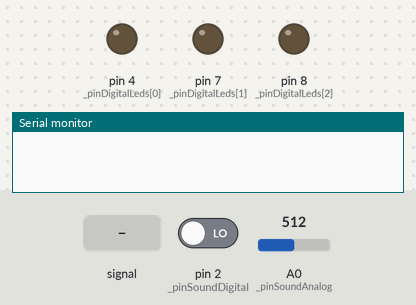
The sketch below on a simulated Arduino Uno, built with avr-gcc and run on an emulated ATmega328P. Shown: output pins drawn as LEDs (lit = HIGH), the last lines printed to the serial monitor. Inputs (shaded band) come from the test bench; at power-on: pin 2 (_pinSoundDigital) LOW, A0 (_pinSoundAnalog) = 512.

Above: at 3.7 s.
3.8 s: pin 2 (_pinSoundDigital) driven HIGH
At 4.8 s:
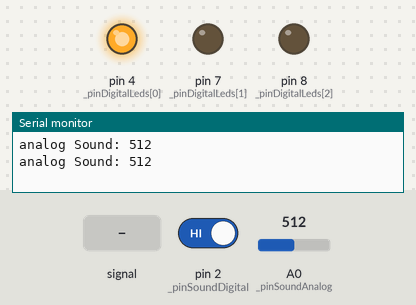
5.3 s: A0 (_pinSoundAnalog) fed a 200 Hz sine of ±81 counts around its level
At 6.0 s:
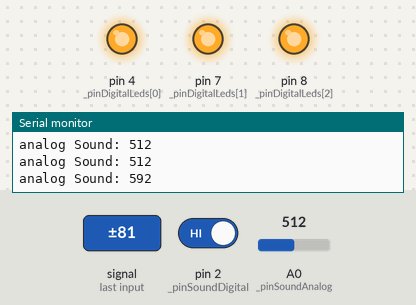
6.8 s: pin 2 (_pinSoundDigital) driven LOW
At 8.7 s:
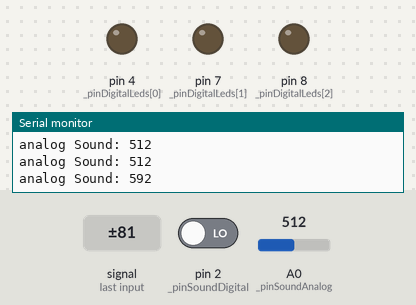
Timing chart, 0 to 10.2 s (numbered marks = the images above; inputs shaded):
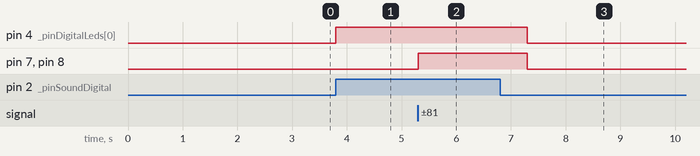

Measured:
- after the input at 3.8 s, pin 4 (_pinDigitalLeds[0]): LOW → HIGH at once
- after the input at 5.3 s, pin 7 (_pinDigitalLeds[1]), pin 8 (_pinDigitalLeds[2]): LOW → HIGH at once
- after the input at 6.8 s, pin 4 (_pinDigitalLeds[0]): HIGH → LOW after 0.50 s; pin 7 (_pinDigitalLeds[1]): HIGH → LOW after 0.50 s instead of 3.5 s; pin 8 (_pinDigitalLeds[2]): HIGH → LOW after 0.50 s instead of 2.5 s

The sketch:

SoundSensorModulewithLED_v3.ino
```cpp
const int _pinSoundAnalog = A0, _pinSoundDigital = 2;

//int valueSound1, valueSound2;
//int stateLED;

//Digital pins
int _pinDigitalLeds[] = {4,7,8};
int _pinDigitalLedsCount;
int _ledDelay = 500, _ledDelayNone=0;

//Baseline sound level
int _soundBaseline, _soundValueAnalog;
unsigned long _soundBaselineLastUpdate;
const unsigned long _soundBaselineDelay = 10000;
const unsigned int _soundBaseLineObservations = 10;

void setup() {
  delay(500);
  // put your setup code here, to run once:
  Serial.begin(9600);

  pinMode(_pinSoundAnalog, INPUT);
  pinMode(_pinSoundDigital, INPUT);

  _pinDigitalLedsCount = sizeof(_pinDigitalLeds)/sizeof(int);

  for(int i=0; i< _pinDigitalLedsCount; i++){
    pinMode(_pinDigitalLeds[i], OUTPUT);
  }

  setBaseline();

  //Serial.print("Baseline sound: "); Serial.println(_soundBaseline);
}

void loop() {
  // put your main code here, to run repeatedly:
  detectSound();
}

void detectSound(){
  int ledValues[] = {0, 0, 0};

  if(digitalRead(_pinSoundDigital) == HIGH){
    _soundValueAnalog=analogRead(_pinSoundAnalog);
    Serial.print("analog Sound: "); Serial.println(_soundValueAnalog);
    ledValues[0] = HIGH;

    if(_soundValueAnalog > 530){
      ledValues[1] = HIGH;
      _ledDelay = 1000;
    }

    if(_soundValueAnalog > 550){
      ledValues[2] = HIGH;
      _ledDelay = 2000;
    }

    digitalPinsHighLow(_pinDigitalLeds, ledValues, &_ledDelay);
  }else{
    ledValues[0] = LOW;
    ledValues[1] = LOW;
    ledValues[2] = LOW;

    digitalPinsHighLow(_pinDigitalLeds, ledValues, &_ledDelayNone);
  }
}

void digitalPinsHighLow(int pins[], int values[], int *delayValue){
  for(int i=0; i< _pinDigitalLedsCount; i++){
    digitalWrite(pins[i], values[i]);
    //delay(1);
  }

  delay(*delayValue);
}

void setBaseline(){
  float soundBaseline = 0., observations = _soundBaseLineObservations;

    for(int i=0; i< _soundBaseLineObservations; i++){
      soundBaseline += analogRead(_pinSoundAnalog);
      delay(100);
      //Serial.print(i); Serial.print(" Baseline sound: "); Serial.println(valueSound1);
  }

  _soundBaseline = soundBaseline/observations + .5; //add .5 to round to closes integer
  //Serial.print("Baseline sound: "); Serial.println(_soundBaseline);
  delay(1000);
}
```
